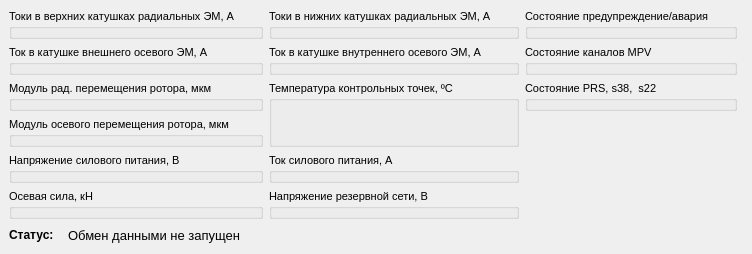
<?xml version="1.0" encoding="UTF-8"?>
<ui version="4.0">
 <class>DisplayPanel</class>
 <widget class="QDockWidget" name="DisplayPanel">
  <property name="geometry">
   <rect>
    <x>0</x>
    <y>0</y>
    <width>748</width>
    <height>232</height>
   </rect>
  </property>
  <property name="sizePolicy">
   <sizepolicy hsizetype="Preferred" vsizetype="Preferred">
    <horstretch>0</horstretch>
    <verstretch>0</verstretch>
   </sizepolicy>
  </property>
  <property name="features">
   <set>QDockWidget::DockWidgetFloatable|QDockWidget::DockWidgetMovable</set>
  </property>
  <property name="allowedAreas">
   <set>Qt::AllDockWidgetAreas</set>
  </property>
  <property name="windowTitle">
   <string/>
  </property>
  <widget class="QWidget" name="dockWidgetContents">
   <layout class="QGridLayout" name="gridLayout" columnstretch="0,0,0,1">
    <item row="2" column="1" rowspan="2">
     <widget class="QGroupBox" name="groupBox_10">
      <property name="font">
       <font>
        <pointsize>8</pointsize>
       </font>
      </property>
      <property name="title">
       <string>Температура контрольных точек, ºС</string>
      </property>
      <property name="flat">
       <bool>false</bool>
      </property>
      <property name="checkable">
       <bool>false</bool>
      </property>
      <layout class="QVBoxLayout" name="verticalLayout_14">
       <property name="spacing">
        <number>3</number>
       </property>
       <property name="topMargin">
        <number>5</number>
       </property>
       <property name="bottomMargin">
        <number>0</number>
       </property>
      </layout>
     </widget>
    </item>
    <item row="7" column="0">
     <spacer name="verticalSpacer">
      <property name="orientation">
       <enum>Qt::Vertical</enum>
      </property>
      <property name="sizeHint" stdset="0">
       <size>
        <width>20</width>
        <height>40</height>
       </size>
      </property>
     </spacer>
    </item>
    <item row="3" column="0">
     <widget class="QGroupBox" name="groupBox_9">
      <property name="font">
       <font>
        <pointsize>8</pointsize>
       </font>
      </property>
      <property name="title">
       <string>Модуль осевого перемещения ротора, мкм</string>
      </property>
      <property name="flat">
       <bool>false</bool>
      </property>
      <property name="checkable">
       <bool>false</bool>
      </property>
      <layout class="QVBoxLayout" name="verticalLayout_13">
       <property name="spacing">
        <number>3</number>
       </property>
       <property name="topMargin">
        <number>5</number>
       </property>
       <property name="bottomMargin">
        <number>0</number>
       </property>
      </layout>
     </widget>
    </item>
    <item row="1" column="0">
     <widget class="QGroupBox" name="groupBox_6">
      <property name="font">
       <font>
        <pointsize>8</pointsize>
       </font>
      </property>
      <property name="title">
       <string>Ток в катушке внешнего осевого ЭМ, А</string>
      </property>
      <property name="flat">
       <bool>false</bool>
      </property>
      <property name="checkable">
       <bool>false</bool>
      </property>
      <layout class="QVBoxLayout" name="verticalLayout_9">
       <property name="spacing">
        <number>3</number>
       </property>
       <property name="topMargin">
        <number>5</number>
       </property>
       <property name="bottomMargin">
        <number>0</number>
       </property>
      </layout>
     </widget>
    </item>
    <item row="2" column="0">
     <widget class="QGroupBox" name="groupBox_8">
      <property name="font">
       <font>
        <pointsize>8</pointsize>
       </font>
      </property>
      <property name="title">
       <string>Модуль рад. перемещения ротора, мкм</string>
      </property>
      <property name="flat">
       <bool>false</bool>
      </property>
      <property name="checkable">
       <bool>false</bool>
      </property>
      <layout class="QVBoxLayout" name="verticalLayout_12">
       <property name="spacing">
        <number>3</number>
       </property>
       <property name="topMargin">
        <number>5</number>
       </property>
       <property name="bottomMargin">
        <number>0</number>
       </property>
      </layout>
     </widget>
    </item>
    <item row="5" column="1">
     <widget class="QGroupBox" name="groupBox_13">
      <property name="font">
       <font>
        <pointsize>8</pointsize>
       </font>
      </property>
      <property name="title">
       <string>Напряжение резервной сети, В</string>
      </property>
      <property name="flat">
       <bool>false</bool>
      </property>
      <property name="checkable">
       <bool>false</bool>
      </property>
      <layout class="QVBoxLayout" name="verticalLayout_17">
       <property name="spacing">
        <number>3</number>
       </property>
       <property name="topMargin">
        <number>5</number>
       </property>
       <property name="bottomMargin">
        <number>0</number>
       </property>
      </layout>
     </widget>
    </item>
    <item row="1" column="1">
     <widget class="QGroupBox" name="groupBox_7">
      <property name="font">
       <font>
        <pointsize>8</pointsize>
       </font>
      </property>
      <property name="title">
       <string>Ток в катушке внутреннего осевого ЭМ, А</string>
      </property>
      <layout class="QVBoxLayout" name="verticalLayout_10">
       <property name="spacing">
        <number>3</number>
       </property>
       <property name="topMargin">
        <number>5</number>
       </property>
       <property name="bottomMargin">
        <number>0</number>
       </property>
      </layout>
     </widget>
    </item>
    <item row="5" column="0">
     <widget class="QGroupBox" name="groupBox_14">
      <property name="font">
       <font>
        <pointsize>8</pointsize>
       </font>
      </property>
      <property name="title">
       <string>Осевая сила, кН</string>
      </property>
      <property name="flat">
       <bool>false</bool>
      </property>
      <property name="checkable">
       <bool>false</bool>
      </property>
      <layout class="QVBoxLayout" name="verticalLayout_18">
       <property name="spacing">
        <number>3</number>
       </property>
       <property name="topMargin">
        <number>5</number>
       </property>
       <property name="bottomMargin">
        <number>0</number>
       </property>
      </layout>
     </widget>
    </item>
    <item row="4" column="1">
     <widget class="QGroupBox" name="groupBox_12">
      <property name="font">
       <font>
        <pointsize>8</pointsize>
       </font>
      </property>
      <property name="title">
       <string>Ток силового питания, А </string>
      </property>
      <property name="flat">
       <bool>false</bool>
      </property>
      <property name="checkable">
       <bool>false</bool>
      </property>
      <layout class="QVBoxLayout" name="verticalLayout_16">
       <property name="spacing">
        <number>3</number>
       </property>
       <property name="topMargin">
        <number>5</number>
       </property>
       <property name="bottomMargin">
        <number>0</number>
       </property>
      </layout>
     </widget>
    </item>
    <item row="4" column="0">
     <widget class="QGroupBox" name="groupBox_11">
      <property name="font">
       <font>
        <pointsize>8</pointsize>
       </font>
      </property>
      <property name="title">
       <string>Напряжение силового питания, В</string>
      </property>
      <property name="flat">
       <bool>false</bool>
      </property>
      <property name="checkable">
       <bool>false</bool>
      </property>
      <layout class="QVBoxLayout" name="verticalLayout_15">
       <property name="spacing">
        <number>3</number>
       </property>
       <property name="topMargin">
        <number>5</number>
       </property>
       <property name="bottomMargin">
        <number>0</number>
       </property>
      </layout>
     </widget>
    </item>
    <item row="0" column="0">
     <widget class="QGroupBox" name="groupBox">
      <property name="font">
       <font>
        <pointsize>8</pointsize>
       </font>
      </property>
      <property name="title">
       <string>Токи в верхних катушках радиальных ЭМ, А</string>
      </property>
      <property name="flat">
       <bool>false</bool>
      </property>
      <property name="checkable">
       <bool>false</bool>
      </property>
      <layout class="QVBoxLayout" name="verticalLayout_2">
       <property name="spacing">
        <number>3</number>
       </property>
       <property name="topMargin">
        <number>5</number>
       </property>
       <property name="bottomMargin">
        <number>0</number>
       </property>
      </layout>
     </widget>
    </item>
    <item row="0" column="1">
     <widget class="QGroupBox" name="groupBox_2">
      <property name="font">
       <font>
        <pointsize>8</pointsize>
       </font>
      </property>
      <property name="title">
       <string>Токи в нижних катушках радиальных ЭМ, А</string>
      </property>
      <layout class="QVBoxLayout" name="verticalLayout_3">
       <property name="spacing">
        <number>3</number>
       </property>
       <property name="topMargin">
        <number>5</number>
       </property>
       <property name="bottomMargin">
        <number>0</number>
       </property>
      </layout>
     </widget>
    </item>
    <item row="0" column="3">
     <spacer name="horizontalSpacer_2">
      <property name="orientation">
       <enum>Qt::Horizontal</enum>
      </property>
      <property name="sizeHint" stdset="0">
       <size>
        <width>40</width>
        <height>20</height>
       </size>
      </property>
     </spacer>
    </item>
    <item row="0" column="2" rowspan="6">
     <layout class="QVBoxLayout" name="verticalLayout">
      <item>
       <widget class="QGroupBox" name="groupBox_5">
        <property name="sizePolicy">
         <sizepolicy hsizetype="Preferred" vsizetype="Preferred">
          <horstretch>0</horstretch>
          <verstretch>0</verstretch>
         </sizepolicy>
        </property>
        <property name="font">
         <font>
          <pointsize>8</pointsize>
         </font>
        </property>
        <property name="title">
         <string>Состояние предупреждение/авария</string>
        </property>
        <property name="flat">
         <bool>false</bool>
        </property>
        <property name="checkable">
         <bool>false</bool>
        </property>
        <layout class="QVBoxLayout" name="verticalLayout_8">
         <property name="spacing">
          <number>2</number>
         </property>
         <property name="topMargin">
          <number>5</number>
         </property>
         <property name="bottomMargin">
          <number>0</number>
         </property>
        </layout>
       </widget>
      </item>
      <item>
       <widget class="QGroupBox" name="groupBox_3">
        <property name="sizePolicy">
         <sizepolicy hsizetype="MinimumExpanding" vsizetype="Preferred">
          <horstretch>0</horstretch>
          <verstretch>0</verstretch>
         </sizepolicy>
        </property>
        <property name="font">
         <font>
          <pointsize>8</pointsize>
         </font>
        </property>
        <property name="title">
         <string>Состояние каналов MPV</string>
        </property>
        <property name="flat">
         <bool>false</bool>
        </property>
        <property name="checkable">
         <bool>false</bool>
        </property>
        <layout class="QVBoxLayout" name="verticalLayout_5">
         <property name="spacing">
          <number>2</number>
         </property>
         <property name="topMargin">
          <number>5</number>
         </property>
         <property name="bottomMargin">
          <number>0</number>
         </property>
        </layout>
       </widget>
      </item>
      <item>
       <widget class="QGroupBox" name="groupBox_4">
        <property name="sizePolicy">
         <sizepolicy hsizetype="Preferred" vsizetype="Preferred">
          <horstretch>0</horstretch>
          <verstretch>0</verstretch>
         </sizepolicy>
        </property>
        <property name="font">
         <font>
          <pointsize>8</pointsize>
         </font>
        </property>
        <property name="title">
         <string>Состояние PRS, s38,  s22</string>
        </property>
        <property name="flat">
         <bool>false</bool>
        </property>
        <property name="checkable">
         <bool>false</bool>
        </property>
        <layout class="QVBoxLayout" name="verticalLayout_6">
         <property name="spacing">
          <number>2</number>
         </property>
         <property name="topMargin">
          <number>5</number>
         </property>
         <property name="bottomMargin">
          <number>0</number>
         </property>
        </layout>
       </widget>
      </item>
      <item>
       <spacer name="verticalSpacer_2">
        <property name="orientation">
         <enum>Qt::Vertical</enum>
        </property>
        <property name="sizeHint" stdset="0">
         <size>
          <width>20</width>
          <height>40</height>
         </size>
        </property>
       </spacer>
      </item>
     </layout>
    </item>
    <item row="6" column="0" colspan="4">
     <layout class="QHBoxLayout" name="horizontalLayout">
      <item>
       <widget class="QLabel" name="label">
        <property name="font">
         <font>
          <pointsize>9</pointsize>
          <weight>75</weight>
          <bold>true</bold>
         </font>
        </property>
        <property name="text">
         <string>Статус:</string>
        </property>
       </widget>
      </item>
      <item>
       <widget class="QLabel" name="statusLabel">
        <property name="font">
         <font>
          <pointsize>10</pointsize>
          <weight>50</weight>
          <bold>false</bold>
          <strikeout>false</strikeout>
          <kerning>true</kerning>
         </font>
        </property>
        <property name="text">
         <string>Обмен данными не запущен</string>
        </property>
        <property name="margin">
         <number>0</number>
        </property>
        <property name="indent">
         <number>8</number>
        </property>
       </widget>
      </item>
      <item>
       <spacer name="horizontalSpacer">
        <property name="orientation">
         <enum>Qt::Horizontal</enum>
        </property>
        <property name="sizeHint" stdset="0">
         <size>
          <width>40</width>
          <height>20</height>
         </size>
        </property>
       </spacer>
      </item>
     </layout>
    </item>
   </layout>
  </widget>
 </widget>
 <resources/>
 <connections/>
</ui>
